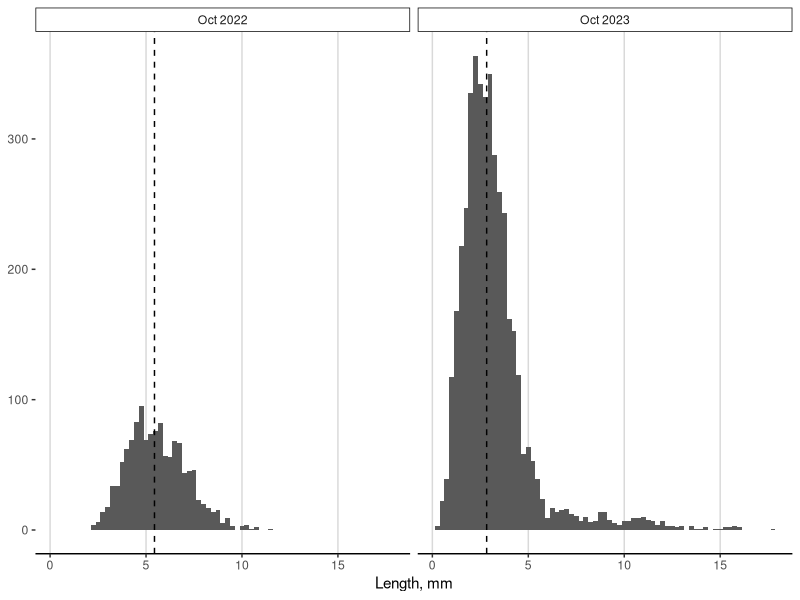

Recreate this plot in R.
# this script generates Supplemental Figure S1 - size distributions of zebra mussels on plant stems in October 2022 and 2023

library(tidyverse)
library(readxl)

#mussel length data
stem_size_data <- read_xlsx("data/source_data/plant_data.xlsx", sheet="mussel_lengths") %>%
  mutate(size_mm = round(as.numeric(size_mm),digits=2),
         year = as.factor(year),
         monyr = as.factor(str_to_title(paste(month,year, sep=" "))),
         monyr = fct_relevel(monyr,
                             'Oct 2022',
                             'Oct 2023')) 

sizedist_plot <-   
  ggplot(data=stem_size_data,
         aes(x=size_mm)) +
  geom_histogram(binwidth = 0.25) +
  geom_vline(
      data = . %>%
        group_by(monyr) %>%
        summarise(line = median(size_mm)),
      mapping = aes(xintercept = line),
      linetype=2
    ) +
  facet_wrap(~monyr) + 
  xlab("Length, mm") +
  theme(panel.background = element_blank(),
        #panel.border = element_rect(colour="black",fill=NA),
        panel.grid.major.x = element_line(colour="grey85"),
        axis.line.x = element_line(colour="black"),
        axis.title.y = element_blank(),
        strip.background.x = element_rect(colour="black", fill=NA),
        strip.background.y = element_blank(),
        strip.text.y = element_blank(),
        legend.position = "none")

ggsave(
  filename = "figures/S1_mussel_sizes_plants.png",
  plot = sizedist_plot,
  device = "png",
  path = NULL,
  scale = 1,
  width = 20,
  height = 10,
  units = "cm",
  dpi = 300,
  limitsize = TRUE,
  bg = "white")  
